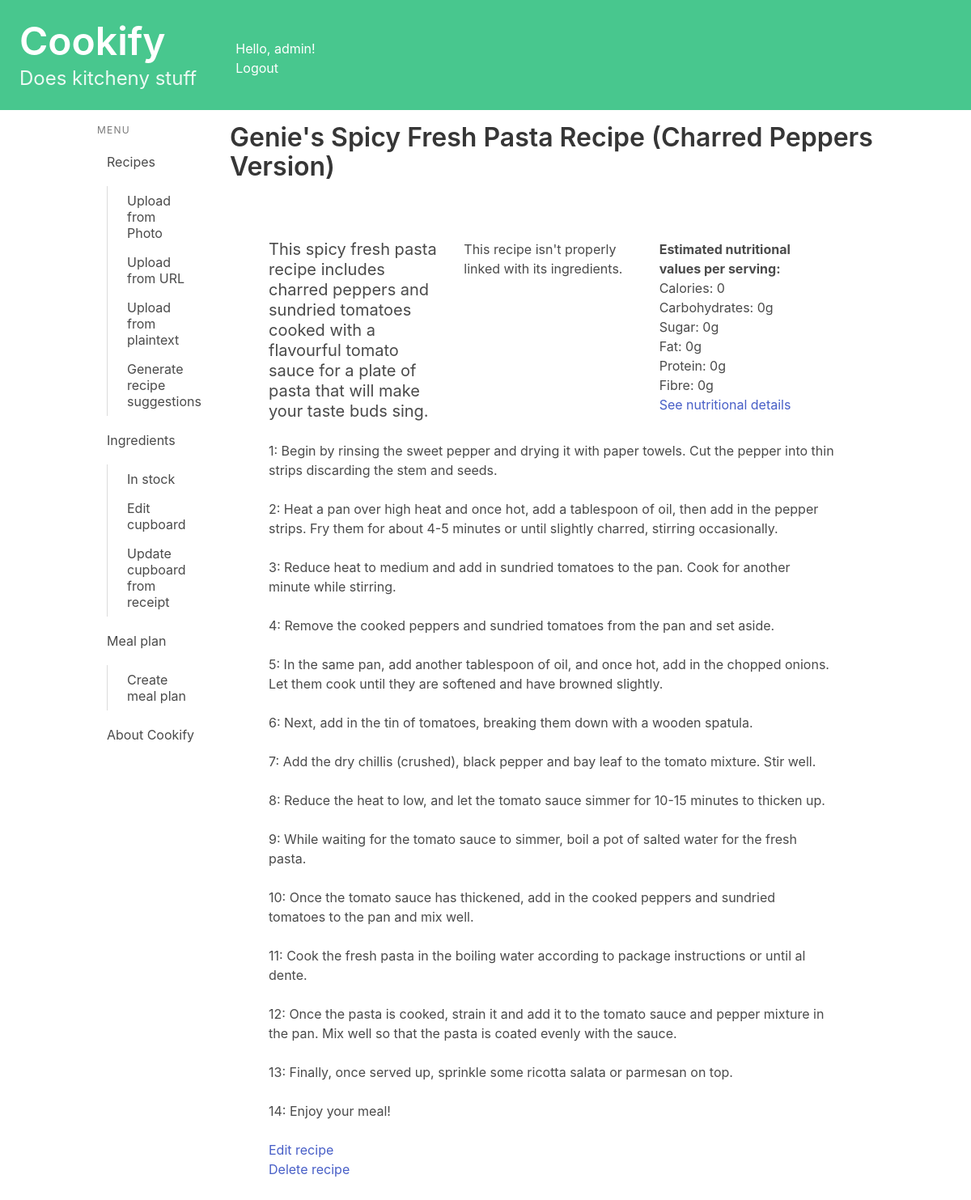
/recipes/view/34/ (signed in), run on an earlier commit of the app's database.
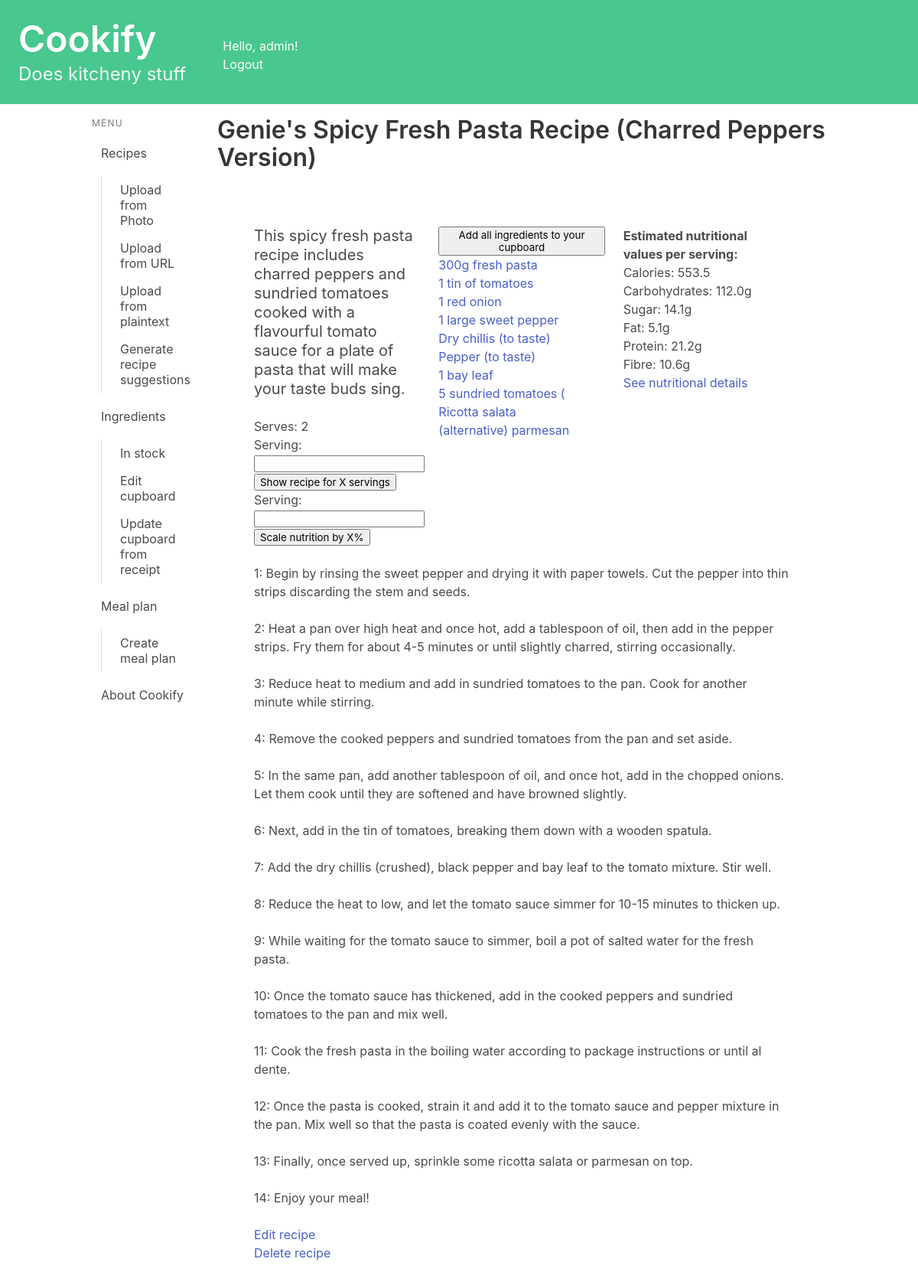
And on a later commit of the database.
### recipes/models.py (models this page shows, shortened)
class Recipe(models.Model):
    name = models.CharField(max_length=200)
    method = models.TextField(max_length=5000, blank = True)
    ingredients_string = models.TextField(max_length=1000, blank = True)#Plain text of ingredients
    simplified_ingredients = models.TextField(max_length=1000, blank = True)#Ingredients data
    book = models.CharField(max_length=200, blank = True)
    page = models.CharField(max_length=5, blank = True)
    serves = models.CharField(max_length=5, blank = True)
    serves_int = models.IntegerField(null = True, blank = True)
    description = models.TextField(max_length=500, blank = True)
    url = models.URLField(null = True, blank = True)
    jumbled_input = models.TextField(max_length=8000, blank = True)
    owner = models.ForeignKey(User, on_delete=models.CASCADE, blank=True, null=True)
    from_photo = models.BooleanField(default=False)
    def method_as_list(self):
        try:
            method_as_list = self.method.split('\n')
            if method_as_list[0][0] not in {"1", "0"}:
                method_as_list = [str(i+1) + ". " + step.strip() for i, step in enumerate(method_as_list)]
        except:
            method_as_list = []
        return method_as_list
    def get_nutritional_info(self, scale = 1):
        output = {"calories": 0,
                  "carbohydrates": 0,
                  "sugar": 0,
                  "fat": 0,
                  "protein": 0,
                  "fibre": 0,}
        if self.serves_int == 0:
            self.serves_int = 1
        for recipe_ingredient in self.recipe_ingredient.filter(alternative=False):
            qty = recipe_ingredient.quantity
            if not qty:
                continue
            profile_ingredient = recipe_ingredient.profile_ingredient
            if recipe_ingredient.measurement_unit:
                unit = recipe_ingredient.measurement_unit
            else:
                unit = "g"
                qty = qty*profile_ingredient.get_typical_weight()
            nutrients = profile_ingredient.get_nutrition(qty, unit)
            for nutrient, amount in nutrients.items():
                output[nutrient] += amount/self.serves_int
        for nutrient, amount in output.items():
                output[nutrient] = round(scale*amount,1)
        return output

class RecipeIngredient(models.Model):
    recipe = models.ForeignKey(Recipe, on_delete=models.CASCADE, related_name="recipe_ingredient")
    profile_ingredient = models.ForeignKey(ProfileIngredient, on_delete=models.CASCADE, related_name="recipe_ingredient")
    quantity = models.FloatField(null=True, blank=True)
    measurement_unit = models.CharField(max_length=50, blank=True)
    local_name = models.CharField(max_length=100)
    position_in_list = models.IntegerField(null=True, blank=True)
    optional = models.BooleanField(default = False)
    alternative = models.BooleanField(default = False)
    def scaled_string(self, scale):
        output = ""
        if self.optional:
            output = "(Optional) "
        if self.alternative:
            output = "(Alternative) "
        if self.quantity: #removes unnecessary decimals from float
            scaled_qty = str(round(self.quantity*scale, 2))
            qty = scaled_qty.rstrip('0').rstrip('.') if '.' in scaled_qty else scaled_qty
            output += qty + " "
        if self.measurement_unit:
            output = output[:-1]
            output += self.measurement_unit + " "
        output += self.local_name
        return output.capitalize()

### recipes/views.py (the view, shortened to what this page needs)
# urls.py: path('view/<int:recipe_id>/', views.detail, name='detail'),
@login_required
def detail(request, recipe_id):
    recipe = get_object_or_404(Recipe, pk=recipe_id)
    if recipe.owner != request.user:
        return redirect('recipes:index')
    formServing = QuantityForm()
    formNutrition = QuantityForm()
    scale = 1
    scale_nutrition = 1
    method_as_list = recipe.method_as_list()
    nutrients = recipe.get_nutritional_info(scale_nutrition)
    context = {'recipe': recipe,
               'method_as_list': method_as_list,
               'scale': scale,
               'formServing': formServing,
               'formNutrition': formNutrition,
               'nutrients': nutrients}
    return render(request, 'recipes/detail.html', context)

### recipes/forms.py
class QuantityForm(forms.Form):
    serving = forms.IntegerField()

### recipes/models.py (called while the page is built)
    def get_nutrition(self, quantity, unit):
        quantity = convert_to_grams(quantity, unit) # returns
        scale = quantity/100 #because nutrition is stored as x per 100g
        nutrients = self.get_generic_nutrition()
        for key in nutrients.keys():
            if nutrients[key] == None:
                nutrients[key] = 0
            nutrients[key] = round(nutrients[key] * scale, 1)
        output = {"calories": round(nutrients["calories"],0),
                  "carbohydrates": nutrients["carbohydrates"],
                  "sugar": nutrients["sugar"],
                  "fat": nutrients["fat"],
                  "protein": nutrients["protein"],
                  "fibre": nutrients["fibre"],}
        return output

    def get_calories(self):
        if self.calories_override is not None:
            return self.calories_override
        else:
            return self.ingredient.calories

    def get_carbohydrates(self):
        if self.carbohydrates_override is not None:
            return self.carbohydrates_override
        else:
            return self.ingredient.carbohydrates

### recipes/templates/recipes/detail.html (shortened to what this page needs)
{% extends 'base.html' %}
{% load custom_filters %}
{% block content %}
<h1 class="title">{{ recipe.name }}</h1>
<section class="section">
    <div class="columns">
        <div class="column is-one-third">
            <h2 class="subtitle">{{ recipe.description }}</h2>
            {% if recipe.serves_int %}
                <p>Serves: {{ recipe.serves_int }}</p>
                <form method="post">
                    {{ formServing.as_p }}
                    <button type="submit" name="scale_quantities">Show recipe for X servings</button>
                </form>
                <form method="post">
                    {{ formNutrition.as_p }}
                    <button type="submit" name="scale_nutrition">Scale nutrition by X%</button>
                </form>
            {% endif %}
        </div>
        <div class="column">
            {% if recipe.recipe_ingredient.all %}
                <form method="post">
                    <button type="submit" name="add_all_ingredients">Add all ingredients to your cupboard</button>
                </form>
                {% for recipe_ingredient in recipe.recipe_ingredient.all|dictsort:'position_in_list' %}
                    <p><a href="{% url 'cupboard:ingredient_detail' recipe_ingredient.profile_ingredient.ingredient.id %}">{{ recipe_ingredient|scaled_string_with_arg:scale }}</a><br></p>
                {% endfor %}
            {% else %}
                <p>This recipe isn't properly linked with its ingredients.</p>
            {% endif %}
        </div>
        <div class="column">
            {% if nutrients %}
            <p><b>Estimated nutritional values per serving:</b></p>
            <ul><p>Calories: {{nutrients.calories}}</p>
            <p>Carbohydrates: {{nutrients.carbohydrates}}g</p>
            <p>Sugar: {{nutrients.sugar}}g</p>
            <p>Fat: {{nutrients.fat}}g</p>
            <p>Protein: {{nutrients.protein}}g</p>
            <p>Fibre: {{nutrients.fibre}}g</p></ul>
            <ul><a href="{% url 'recipes:nutrition_detail' recipe.id %}">See nutritional details</a></ul>
            {% else %}
                <p>This recipe isn't properly linked with its ingredients.</p>
            {% endif %}
        </div>
      </div>
    {% for step in method_as_list %}
    <p>{{ step }}<br><br></p>
    {% endfor %}
    <ul><a href="{% url 'recipes:edit_recipe' recipe.id %}">Edit recipe</a></ul>
    <ul><a href="{% url 'recipes:delete_recipe' recipe.id %}">Delete recipe</a></ul>
</section>
{% endblock content %}

What changed in the data, as far as the page shows it:
changed Recipe "Genie's Spicy Fresh Pasta Recipe (Charred Peppers Version)": serves_int (not shown) → "2"
added RecipeIngredient: optional+alternative+quantity "300g fresh pasta"
added RecipeIngredient: optional+alternative+quantity "1 tin of tomatoes"
added RecipeIngredient: optional+alternative+quantity "1 red onion"
added RecipeIngredient: optional+alternative+quantity "1 large sweet pepper"
added RecipeIngredient: optional+alternative+quantity "Dry chillis (to taste)"
added RecipeIngredient: optional+alternative+quantity "Pepper (to taste)"
added RecipeIngredient: optional+alternative+quantity "1 bay leaf"
added RecipeIngredient: optional+alternative+quantity "5 sundried tomatoes ("
added RecipeIngredient: optional+alternative+quantity "Ricotta salata"
added RecipeIngredient: optional+alternative+quantity "(alternative) parmesan"
Also different on the page:
{{ nutrients.calories }}: "0" → "553.5"
{{ nutrients.carbohydrates }}: "0" → "112.0"
{{ nutrients.sugar }}: "0" → "14.1"
{{ nutrients.fat }}: "0" → "5.1"
{{ nutrients.protein }}: "0" → "21.2"
{{ nutrients.fibre }}: "0" → "10.6"
text no longer shown: "This recipe isn't properly linked with its ingredients."
text now shown: "Serves: Serving: Show recipe for X servings Serving: Scale nutrition by X% Add all ingredients to your cupboard"
